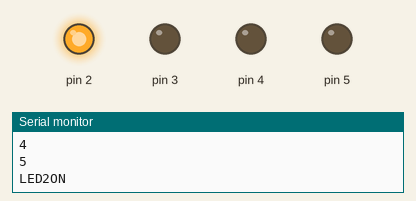
A sketch run on a simulated Arduino Uno, built with avr-gcc and run on an emulated ATmega328P. Parts: output pins drawn as LEDs (lit = HIGH), the last lines printed to the serial monitor.

Above: at 0.5 s.
At 2.5 s:
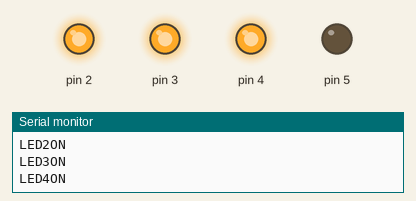
At 3.5 s:
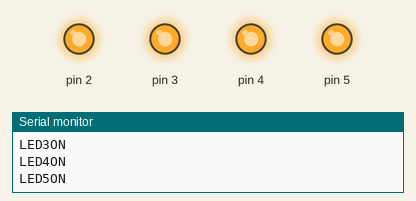
At 5.5 s:
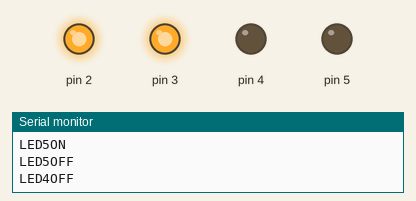
At 7.5 s:
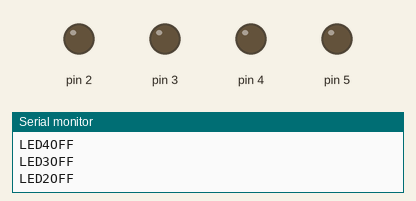
Timing chart, 0 to 10.4 s (numbered marks = the images above):
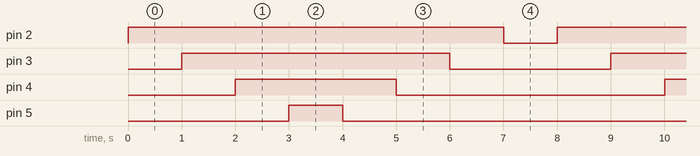

The sketch:

void_functions.ino
```cpp
#if 1
void setup(){
Serial.begin(9600);

// using for loops (initialization; condition; increment/decrement)

for(int pinNumber = 2; pinNumber <=5; pinNumber++){
Serial.println(pinNumber);
pinMode(pinNumber, OUTPUT);

}

}

void loop(){
  for(int pinNumber = 2; pinNumber <=5; pinNumber++){
    Serial.println( "LED" + String(pinNumber) + "ON");
    digitalWrite(pinNumber, HIGH);
    delay(1000);
    }

for(int pinNumber = 5; pinNumber >=2; pinNumber--){
    Serial.println( "LED" + String(pinNumber) + "OFF");
    digitalWrite(pinNumber, LOW);
    delay(1000);
    }
}

#endif
```

Measured:
- by itself, pin 2: alternates HIGH for 7.0 s and LOW for 1.0 s
- by itself, pin 3: alternates HIGH for 5.0 s and LOW for 3.0 s
- by itself, pin 4: alternates HIGH for 3.0 s and LOW for 5.0 s
- by itself, pin 5: alternates HIGH for 1.0 s and LOW for 7.0 s
